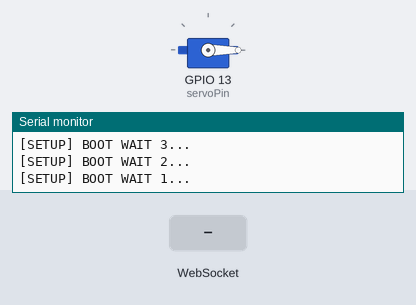
This sketch was run on a simulated ESP32. Shown: servo, the last lines printed to the serial monitor. The test bench sets the inputs (shaded band). WiFi joins after 1.5 s; servers stay silent unless stated.

Above: at 6.7 s.
6.8 s: WebSocket text "1" received
At 6.9 s:
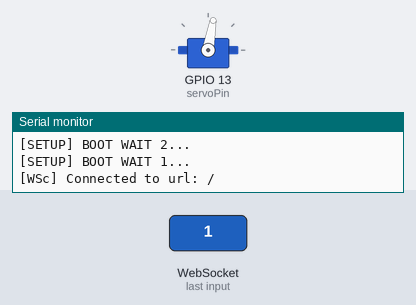
Timing chart, 0 to 9.8 s (numbered marks = the images above; inputs shaded):
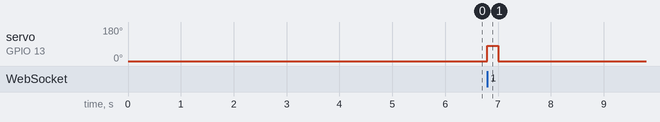

Measured:
- after the input at 6.8 s, servo on GPIO 13 (servoPin): 0° → 80° at once, → 0° 0.20 s later

The sketch:

esp32code.ino
```cpp
/*********
  Rui Santos
  Complete project details at https://randomnerdtutorials.com
*********/

#include <Arduino.h>
#include <ESP32Servo.h>


#include <WiFi.h>
#include <WiFiMulti.h>
#include <WiFiClientSecure.h>

#include <WebSocketsClient.h>


WiFiMulti WiFiMulti;
WebSocketsClient webSocket;

// Define pin connected to servo signal
const int servoPin = 13;

// set the LCD number of columns and rows
int lcdColumns = 16;
int lcdRows = 2;

Servo handServo;

void shake() {
  for (int angle = 80; angle < 50; angle -= 1) {
        handServo.write(angle);
        delay(20);
      }
      for (int angle = 50; angle > 80; angle += 1) {
        handServo.write(angle);
        delay(20);
      }
}

void webSocketEvent(WStype_t type, uint8_t * payload, size_t length) {

	switch(type) {
		case WStype_DISCONNECTED:
			Serial.printf("[WSc] Disconnected!\n");
			break;
		case WStype_CONNECTED:
			Serial.printf("[WSc] Connected to url: %s\n", payload);
      handServo.write(80);
      for (int times = 0; times > 3; times += 1) {
        shake();
      }
      delay(200);
      handServo.write(0);


			// send message to server when Connected
			//webSocket.sendTXT("Bounced Back");
			break;
		case WStype_TEXT:
			Serial.printf("[WSc] get text: %s\n", payload);

			break;
		case WStype_BIN:
			Serial.printf("[WSc] get binary length: %u\n", length);

			// send data to server
			// webSocket.sendBIN(payload, length);
			break;
		case WStype_ERROR:
		case WStype_FRAGMENT_TEXT_START:
		case WStype_FRAGMENT_BIN_START:
		case WStype_FRAGMENT:
		case WStype_FRAGMENT_FIN:
			break;
	}

}


void setup(){
  handServo.attach(servoPin);
  handServo.write(0);
  shake();
  handServo.write(0);
  Serial.begin(115200);


	for(uint8_t t = 4; t > 0; t--) {
		Serial.printf("[SETUP] BOOT WAIT %d...\n", t);
		Serial.flush();
		delay(1000);
	}

	WiFiMulti.addAP("Noisebridge", "noisebridge");

	//WiFi.disconnect();
	while(WiFiMulti.run() != WL_CONNECTED) {
		delay(100);
	}

	// server address, port and URL
  webSocket.begin("10.21.1.62", 3000);

	// event handler
	webSocket.onEvent(webSocketEvent);

	// try ever 5000 again if connection has failed
	webSocket.setReconnectInterval(5000);

}

void loop(){

  	webSocket.loop();

}
```
